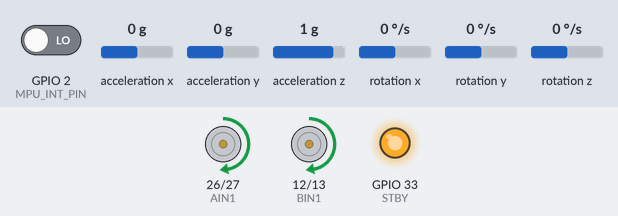
Recording of a sketch running on a simulated ESP32. On the bench: motor-driver pin pairs drawn as motors (green arrow = first pin HIGH = forward, orange = second pin HIGH = backward, longer = more drive, scaled by the enable pin, stopped while the standby pin is LOW), output pins drawn as LEDs (lit = HIGH). The inputs (shaded band) are chosen by the test bench; at power-on: acceleration x 0 g, acceleration z 1 g, acceleration y 0 g, GPIO 2 (MPU_INT_PIN) LOW, rotation x 0 °/s, rotation y 0 °/s, rotation z 0 °/s. The sensor or clock chip raises its interrupt line as the real part does; what the sketch prints to the serial monitor is not drawn.

Above: at 2.7 s.
2.8 s: acceleration x set to -0.4 g
5.8 s: acceleration x set to -0.7 g
At 7.0 s:
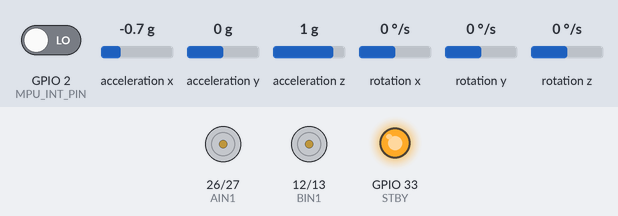
7.3 s: acceleration x set to 0.1 g
At 8.07 s:
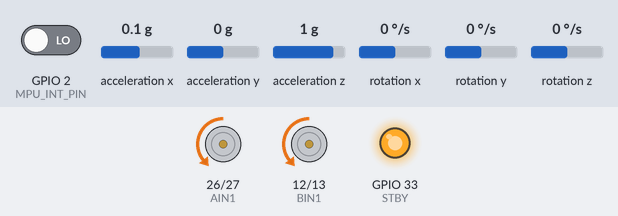
9.7 s: acceleration z set to 0.4 g
12.7 s: acceleration z set to 0.1 g
At 13.5 s:
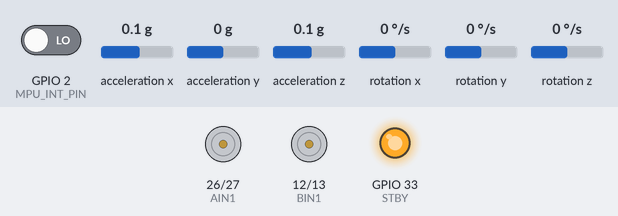
15.7 s: acceleration y set to -0.4 g
At 17.0 s:
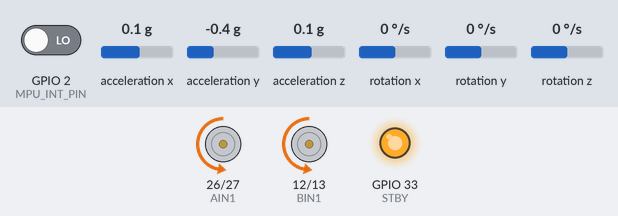
Timing chart, 0 to 18.2 s (numbered marks = the images above; inputs shaded):
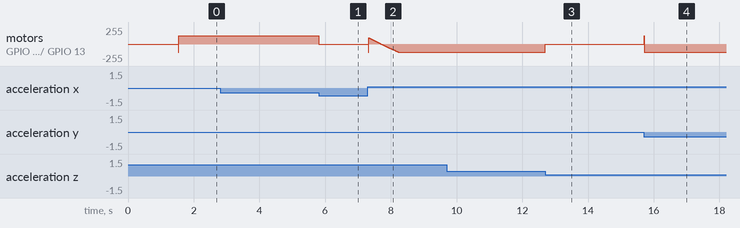

The sketch:

self_balance.ino
```cpp
#include "I2Cdev.h"
#include "Wire.h"
#include <PID_v1.h> //From https://github.com/br3ttb/Arduino-PID-Library/blob/master/PID_v1.h
#include "MPU6050_6Axis_MotionApps20.h" //https://github.com/jrowberg/i2cdevlib/tree/master/Arduino/MPU6050

MPU6050 mpu;

// ESP32 I2C pins
#define SDA_PIN 21
#define SCL_PIN 22

// MPU6050 interrupt pin
#define MPU_INT_PIN 2

// TB6612FNG Motor Driver pins
#define PWMA 25      // Motor A speed (PWM)
#define AIN1 26      // Motor A direction
#define AIN2 27      // Motor A direction
#define PWMB 14      // Motor B speed (PWM)
#define BIN1 12      // Motor B direction
#define BIN2 13      // Motor B direction
#define STBY 33      // Standby pin - must be HIGH to enable driver

// MPU control/status vars
bool dmpReady = false;  // set true if DMP init was successful
uint8_t mpuIntStatus;   // holds actual interrupt status byte from MPU
uint8_t devStatus;      // return status after each device operation (0 = success, !0 = error)
uint16_t packetSize;    // expected DMP packet size (default is 42 bytes)
uint16_t fifoCount;     // count of all bytes currently in FIFO
uint8_t fifoBuffer[64]; // FIFO storage buffer


// orientation/motion vars
Quaternion q;           // [w, x, y, z]         quaternion container
VectorFloat gravity;    // [x, y, z]            gravity vector
float ypr[3];           // [yaw, pitch, roll]   yaw/pitch/roll container and gravity vector


/*********Tune these 4 values for your BOT*********/
double setpoint= 182; //set the value when the bot is perpendicular to ground using serial monitor.


//Read the project documentation on circuitdigest.com to learn how to set these values
double Kp = 15; //21 Set this first
double Kd = 0.9; //0.8 Set this secound
double Ki = 140; //140 Finally set this


/******End of values setting*********/
double input, output;
PID pid(&input, &output, &setpoint, Kp, Ki, Kd, DIRECT);
volatile bool mpuInterrupt = false;     // indicates whether MPU interrupt pin has gone high


void IRAM_ATTR dmpDataReady()
{
    mpuInterrupt = true;
}


void scanI2C() {
  Serial.println(F("Scanning I2C bus..."));
  byte count = 0;
  for (byte addr = 1; addr < 127; addr++) {
    Wire.beginTransmission(addr);
    if (Wire.endTransmission() == 0) {
      Serial.print(F("Found device at 0x"));
      if (addr < 16) Serial.print("0");
      Serial.println(addr, HEX);
      count++;
    }
  }
  if (count == 0) {
    Serial.println(F("No I2C devices found! Check wiring:"));
    Serial.println(F("  - SDA -> GPIO 21"));
    Serial.println(F("  - SCL -> GPIO 22"));
    Serial.println(F("  - VCC -> 3.3V (NOT 5V!)"));
    Serial.println(F("  - GND -> GND"));
  } else {
    Serial.print(F("Found "));
    Serial.print(count);
    Serial.println(F(" device(s)"));
  }
}

void setup() {
  Serial.begin(115200);
  delay(1000); // Give serial time to connect

  // Initialize I2C with ESP32 pins
  Wire.begin(SDA_PIN, SCL_PIN);
  Wire.setClock(400000); // 400kHz I2C clock

  // Scan for I2C devices first
  scanI2C();

  // initialize device
    Serial.println(F("Initializing I2C devices..."));
    mpu.initialize();

     // verify connection
    Serial.println(F("Testing device connections..."));
    Serial.println(mpu.testConnection() ? F("MPU6050 connection successful") : F("MPU6050 connection failed"));

    // load and configure the DMP
    devStatus = mpu.dmpInitialize();

    // supply your own gyro offsets here, scaled for min sensitivity
    mpu.setXGyroOffset(-479);
    mpu.setYGyroOffset(84);
    mpu.setZGyroOffset(15);
    mpu.setZAccelOffset(1638);

      // make sure it worked (returns 0 if so)
    if (devStatus == 0)
    {
        // turn on the DMP, now that it's ready
        Serial.println(F("Enabling DMP..."));
        mpu.setDMPEnabled(true);

        // enable ESP32 interrupt detection
        Serial.println(F("Enabling interrupt detection..."));
        pinMode(MPU_INT_PIN, INPUT);
        attachInterrupt(digitalPinToInterrupt(MPU_INT_PIN), dmpDataReady, RISING);
        mpuIntStatus = mpu.getIntStatus();

        // set our DMP Ready flag so the main loop() function knows it's okay to use it
        Serial.println(F("DMP ready! Waiting for first interrupt..."));
        dmpReady = true;

        // get expected DMP packet size for later comparison
        packetSize = mpu.dmpGetFIFOPacketSize();

        //setup PID
        pid.SetMode(AUTOMATIC);
        pid.SetSampleTime(10);
        pid.SetOutputLimits(-255, 255);
    }
    else
    {
        // ERROR!
        // 1 = initial memory load failed
        // 2 = DMP configuration updates failed
        // (if it's going to break, usually the code will be 1)
        Serial.print(F("DMP Initialization failed (code "));
        Serial.print(devStatus);
        Serial.println(F(")"));
    }

//Initialise TB6612FNG Motor Driver pins
    pinMode(PWMA, OUTPUT);
    pinMode(AIN1, OUTPUT);
    pinMode(AIN2, OUTPUT);
    pinMode(PWMB, OUTPUT);
    pinMode(BIN1, OUTPUT);
    pinMode(BIN2, OUTPUT);
    pinMode(STBY, OUTPUT);

    // Enable the motor driver
    digitalWrite(STBY, HIGH);

    // Stop motors initially
    analogWrite(PWMA, 0);
    analogWrite(PWMB, 0);
    digitalWrite(AIN1, LOW);
    digitalWrite(AIN2, LOW);
    digitalWrite(BIN1, LOW);
    digitalWrite(BIN2, LOW);
}


void loop() {
    // if programming failed, don't try to do anything
    if (!dmpReady) return;

    // wait for MPU interrupt or extra packet(s) available
    while (!mpuInterrupt && fifoCount < packetSize)
    {
        //no mpu data - performing PID calculations and output to motors
        pid.Compute();

        //Print the value of Input and Output on serial monitor to check how it is working.
        Serial.print(input); Serial.print(" =>"); Serial.println(output);

        if (input>150 && input<200){//If the Bot is falling
        if (output>0) //Falling towards front
        Forward(); //Rotate the wheels forward
        else if (output<0) //Falling towards back
        Reverse(); //Rotate the wheels backward
        }
        else //If Bot not falling
        Stop(); //Hold the wheels still
    }


    // reset interrupt flag and get INT_STATUS byte
    mpuInterrupt = false;
    mpuIntStatus = mpu.getIntStatus();

    // get current FIFO count
    fifoCount = mpu.getFIFOCount();
    // check for overflow (this should never happen unless our code is too inefficient)

    if ((mpuIntStatus & 0x10) || fifoCount == 1024)
    {
        // reset so we can continue cleanly
        mpu.resetFIFO();
        Serial.println(F("FIFO overflow!"));
    // otherwise, check for DMP data ready interrupt (this should happen frequently)
    }
    else if (mpuIntStatus & 0x02)
    {
        // wait for correct available data length, should be a VERY short wait
        while (fifoCount < packetSize) fifoCount = mpu.getFIFOCount();
        // read a packet from FIFO
        mpu.getFIFOBytes(fifoBuffer, packetSize);

        // track FIFO count here in case there is > 1 packet available
        // (this lets us immediately read more without waiting for an interrupt)
        fifoCount -= packetSize;
        mpu.dmpGetQuaternion(&q, fifoBuffer); //get value for q
        mpu.dmpGetGravity(&gravity, &q); //get value for gravity
        mpu.dmpGetYawPitchRoll(ypr, &q, &gravity); //get value for ypr
        input = ypr[1] * 180/M_PI + 180;
   }
}


void Forward() //Code to rotate the wheel forward
{
    // Motor A forward
    digitalWrite(AIN1, HIGH);
    digitalWrite(AIN2, LOW);
    analogWrite(PWMA, output / 2);

    // Motor B forward
    digitalWrite(BIN1, HIGH);
    digitalWrite(BIN2, LOW);
    analogWrite(PWMB, output / 2);

    Serial.print("F"); //Debugging information
}


void Reverse() //Code to rotate the wheel Backward
{
    // Motor A reverse
    digitalWrite(AIN1, LOW);
    digitalWrite(AIN2, HIGH);
    analogWrite(PWMA, -output / 2); // output is negative, so negate it

    // Motor B reverse
    digitalWrite(BIN1, LOW);
    digitalWrite(BIN2, HIGH);
    analogWrite(PWMB, -output / 2);

    Serial.print("R");
}


void Stop() //Code to stop both the wheels
{
    // Brake mode (both inputs HIGH or LOW)
    digitalWrite(AIN1, LOW);
    digitalWrite(AIN2, LOW);
    analogWrite(PWMA, 0);

    digitalWrite(BIN1, LOW);
    digitalWrite(BIN2, LOW);
    analogWrite(PWMB, 0);

    Serial.print("S");
}
```

Measured:
- the behaviour switches between -0.5 and -0.6 g on acceleration x (found by bisection; images 0 and 1)
- the behaviour switches between 0.3 and 0.2 g on acceleration z (found by bisection; images 2 and 3)
- the behaviour switches between -0.2 and -0.3 g on acceleration y (found by bisection; images 3 and 4)
- after the input at 5.8 s, motor on GPIO 26 (AIN1) / GPIO 27 (AIN2), motor on GPIO 12 (BIN1) / GPIO 13 (BIN2): forward 127/255 → stopped at once
- after the input at 12.7 s, motor on GPIO 26 (AIN1) / GPIO 27 (AIN2), motor on GPIO 12 (BIN1) / GPIO 13 (BIN2): backward 127/255 → stopped at once
- after the input at 15.7 s, motor on GPIO 26 (AIN1) / GPIO 27 (AIN2), motor on GPIO 12 (BIN1) / GPIO 13 (BIN2): stopped → backward 127/255 at once
